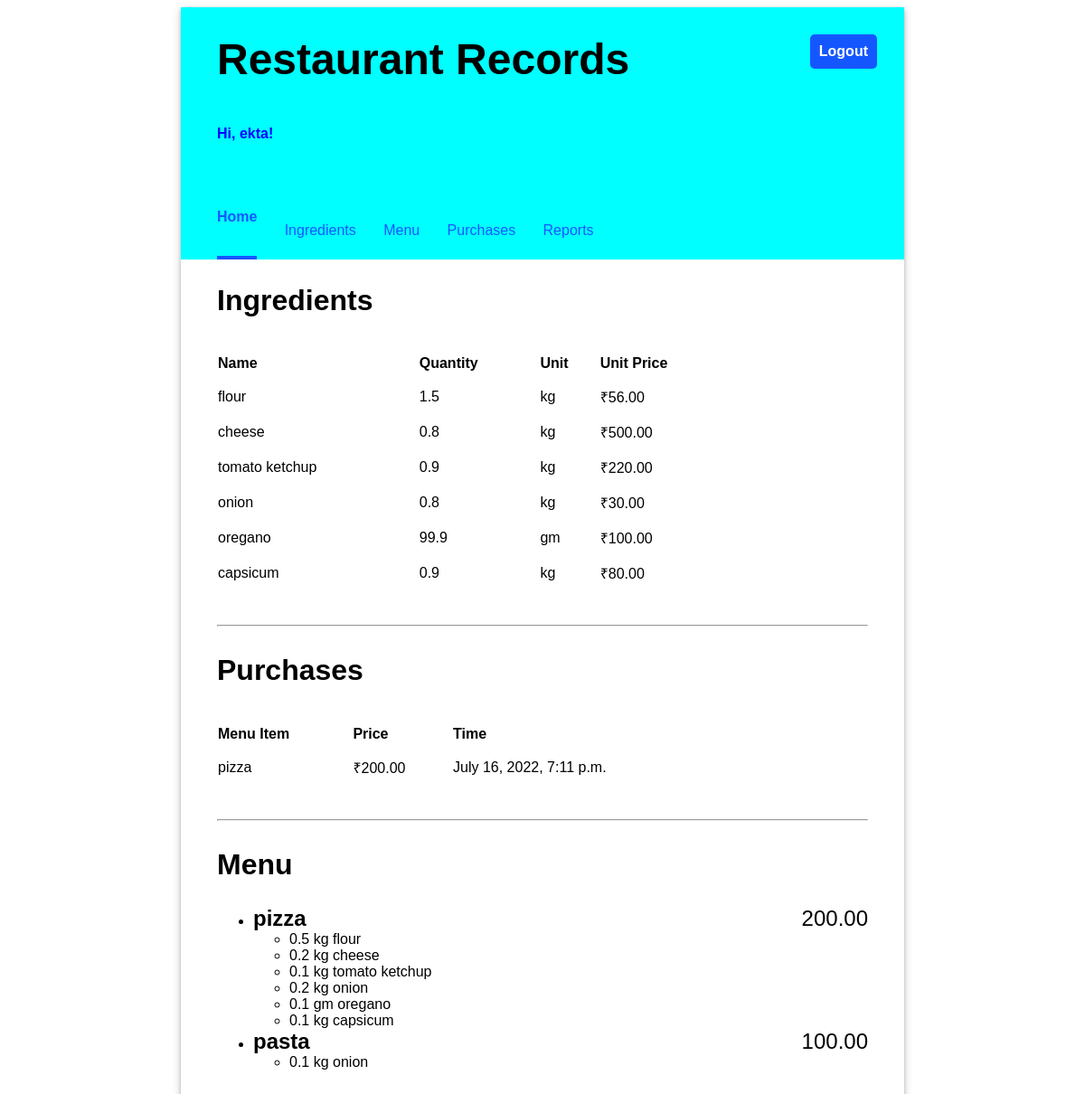
The app's page / (signed in) with its own data.
### inventory/models.py (models this page shows, shortened)
class Ingredient(models.Model):
    name = models.CharField(max_length=200, unique=True)
    quantity = models.FloatField(default=0)
    unit = models.CharField(max_length=200)
    price_per_unit = models.FloatField(default=0)

class Purchase(models.Model):
    menu_item = models.ForeignKey(MenuItem, on_delete=models.CASCADE)
    timestamp = models.DateTimeField(auto_now_add=True)

class MenuItem(models.Model):
    title = models.CharField(max_length=200, unique=True)
    price = models.FloatField(default=0.00)

class RecipeRequirement(models.Model):
    menu_item = models.ForeignKey(MenuItem, on_delete=models.CASCADE)
    ingredient = models.ForeignKey(Ingredient, on_delete=models.CASCADE)
    quantity = models.FloatField(default=0)

### inventory/views.py (the view)
# urls.py: path('', views.HomeView.as_view(), name='home'),
class HomeView(LoginRequiredMixin, TemplateView):
    template_name = "inventory/home.html"
    def get_context_data(self, **kwargs):
        context = super().get_context_data(**kwargs)
        context["ingredients"] = Ingredient.objects.all()
        context["menu_items"] = MenuItem.objects.all()
        context["purchases"] = Purchase.objects.all()
        return context

### inventory/templates/inventory/home.html (shortened to what this page needs)
{% extends 'base.html' %}
{% load static %}
{% block content %}
    <div class="home">
        <div>
            <h2>Ingredients</h2>
            <table  class="inventory-table">
                <thead>
                    <tr>
                        <th>Name</th>
                        <th>Quantity</th>
                        <th>Unit</th>
                        <th>Unit Price</th>
                    </tr>
                </thead>
                <tbody>
                {% for ingredient in ingredients %}
                    <tr>
                        <td>{{ ingredient.name }}</td>
                        <td>{{ ingredient.quantity }}</td>
                        <td>{{ ingredient.unit }}</td>
                        <td class="price">₹{{ ingredient.price_per_unit|stringformat:".2f" }}</td>
                    </tr>
                {% endfor %}
                </tbody>
            </table>
        </div>
        <hr/>
        <div>
            <h2>Purchases</h2>
            <table  class="inventory-table">
                <thead>
                    <tr>
                        <th>Menu Item</th>
                        <th>Price</th>
                        <th>Time</th>
                    </tr>
                </thead>
                <tbody>
                    {% for purchase in purchases %}
                    <tr>
                        <td>{{ purchase.menu_item.title }}</td>
                        <td class="price">₹{{purchase.menu_item.price|stringformat:".2f"}}</td>
                        <td>{{ purchase.timestamp}}</td>
                     </tr>
                     {% endfor %}
                </tbody>
            </table>
        </div>
        <hr/>
        <div>
            <h2>Menu</h2>
            <ul class="menu-item">
                {% for menu_item in menu_items %}
                    <li>
                        <div class="menu-item-header">
                            <div class="menu-item-title">{{ menu_item.title }}</div>
                            <div class="menu-item-price">{{ menu_item.price|stringformat:".2f" }}</div>
                        </div>
                        <ul class="menu-item-ingredient">
                            {% for recipe_requirement in menu_item.reciperequirement_set.all %}
                            <li>{{ recipe_requirement.quantity }} {{recipe_requirement.ingredient.unit }} {{ recipe_requirement.ingredient.name }}</li>
                            {% endfor %}
                        </ul>
                    </li>
                {% endfor %}
                </ul>
        </div>
    </div>
 {% endblock %}

### inventory/templates/base.html (shortened to what this page needs)
{% load static %}
<!DOCTYPE html>
<html>
<head>
  <link rel="stylesheet" type="text/css" href="{% static 'inventory/fashion.css' %}">
</head>
<body>
  <div class="app">
  <header>
    <div class="header-first-row">
      <h1 class="title">Restaurant Records</h1>
      {% if user.is_authenticated %}
      <a class="logout" href="/logout">Logout</a>
      {% endif %}
    </div>
    {% if user.is_authenticated %}
      <p style="color: rgb(4, 0, 255);">Hi, {{ user.username }}!</p>
      <nav class="navbar">
        {% url 'home' as home_url %}
        {% url 'ingredients' as ingredients_url %}
        {% url 'menu' as menu_url %}
        {% url 'purchases' as purchases_url %}
        {% url 'reports' as reports_url %}
        <a  class="nav-item {% if request.path == home_url %} current-page{% endif %}" href="{% url 'home' %}">Home</a>
        <a style="margin: 2%;" class="nav-item{% if request.path == ingredients_url %} current-page{% endif %}" href="{% url 'ingredients' %}">Ingredients</a>
        <a style="margin: 2%;" class="nav-item{% if request.path == menu_url %} current-page{% endif %}" href="{% url 'menu' %}">Menu</a>
        <a style="margin: 2%;" class="nav-item{% if request.path == purchases_url %} current-page{% endif %}" href="{% url 'purchases' %}">Purchases</a>
        <a style="margin: 2%;" class="nav-item{% if request.path == reports_url %} current-page{% endif %}" href="{% url 'reports' %}">Reports</a>
      </nav>
    {% endif %}
  </header>
  <main>
    {% block content %}{% endblock %}
  </main>
  </div>
</body>
</html>

### inventory/static/inventory/fashion.css (style rules this page uses)
body { font-family: 'Oxygen', sans-serif; }
hr { margin: 30px 0; }
header { background-color: aqua; min-height: 200px; display: flex; align-items: center; flex-direction: column; align-items: flex-start; padding-left: 40px; }
main { display: flex; flex-direction: column; padding: 0 40px 20px 40px; justify-content: center; }
main h2 { font-size: 2em; }
.app { min-width: 800px; max-width: 60%; margin: 0 auto; box-shadow: 0 2px 4px 0 rgba(0, 0, 0, 0.2), 0 3px 10px 0 rgba(0, 0, 0, 0.19); }
.title { font-size: 3em; padding: 30px 0; margin: auto 0; }
header p { font-weight: bold; }
.navbar { margin-top: 50px; display: flex; width: 100%; }
.navbar a { text-decoration: none; padding: 8px 0; color: #1557FF; margin-right: 15px; }
.navbar a:hover, .navbar .current-page { border-bottom: solid 4px #1557FF; border-spacing: 0 15px; font-weight: bold; }
main table { text-align: left; border-collapse: separate; border-spacing: 0 15px; width: 80%; }
.header-first-row { width: 100%; display: flex; justify-content: space-between; }
.logout { height: max-content; text-align: center; text-decoration: none; border: 0px; background-color: #1557FF; border-radius: 5px; color: white; padding: 10px; font-weight: bold; margin: 30px; font-size: 1em; }
.menu-item-header { display: flex; flex-direction: row; justify-content: space-between; font-size: 1.5em; }
.menu-item-title { font-weight: bold; }
a { text-decoration: none; color: #1557FF; }

### records on screen
Ingredient: name "flour", quantity "1.5", unit "kg", price_per_unit "56.00"
Ingredient: name "cheese", quantity "0.8", unit "kg", price_per_unit "500.00"
Ingredient: name "tomato ketchup", quantity "0.9", unit "kg", price_per_unit "220.00"
Ingredient: name "onion", quantity "0.8", unit "kg", price_per_unit "30.00"
Ingredient: name "oregano", quantity "99.9", unit "gm", price_per_unit "100.00"
Ingredient: name "capsicum", quantity "0.9", unit "kg", price_per_unit "80.00"
Purchase: menu_item "pizza", menu_item.price "200.00", timestamp "July 16, 2022, 7:11 p.m."
MenuItem: title "pizza", price "200.00"
RecipeRequirement: quantity "0.5", ingredient.unit "kg", ingredient.name "flour"
RecipeRequirement: quantity "0.2", ingredient.unit "kg", ingredient.name "cheese"
RecipeRequirement: quantity "0.1", ingredient.unit "kg", ingredient.name "tomato ketchup"
RecipeRequirement: quantity "0.2", ingredient.unit "kg", ingredient.name "onion"
RecipeRequirement: quantity "0.1", ingredient.unit "gm", ingredient.name "oregano"
RecipeRequirement: quantity "0.1", ingredient.unit "kg", ingredient.name "capsicum"
MenuItem: title "pasta", price "100.00"
RecipeRequirement: quantity "0.1", ingredient.unit "kg", ingredient.name "onion"

### other values on screen
{{ user.username }} "ekta"
